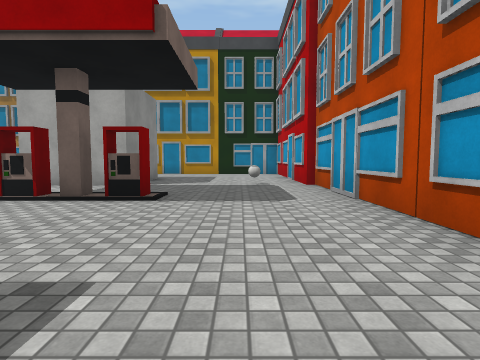
[1] (above)

22 first-person views from a walk through a scene from a Unity 3-D project. The camera is 1.2 m above the floor, tilts 4° down and sees 80° across. The floor is counted in squares, 2 m on a side. Each view is taken from the middle of a square. On the plan, view 1 faces up. The plan holds only what a view shows up to about 9 squares ahead; the rest is blank. The place goes on beyond the plan. The player character is not drawn. Surface patterns are stand-ins for the level's own textures.

[2]
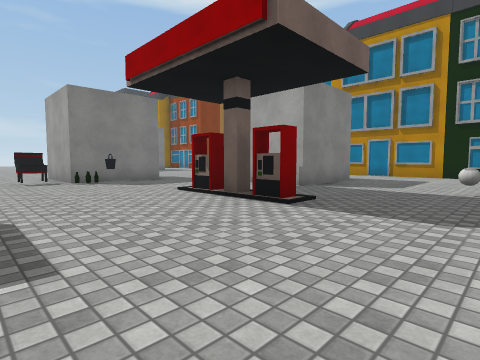

[3]
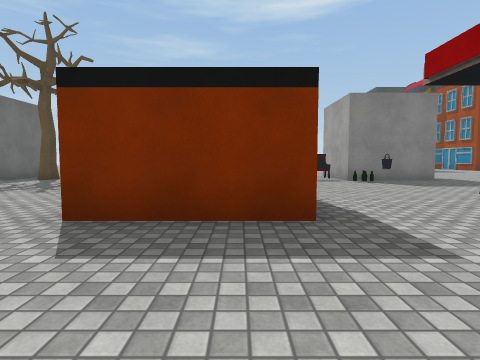

[4]
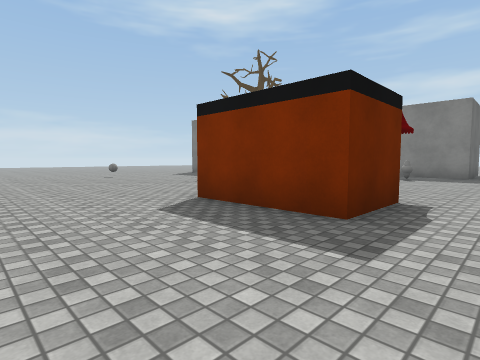

[5]
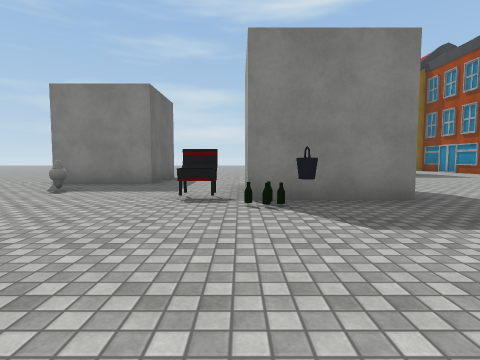

[6]
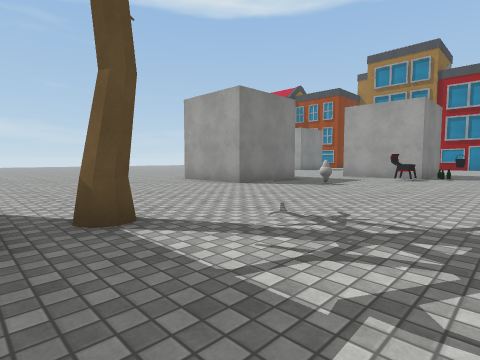

[7]
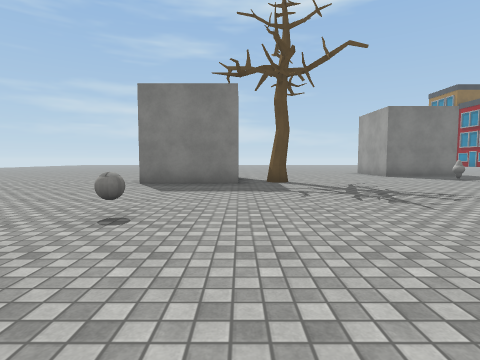

[8]
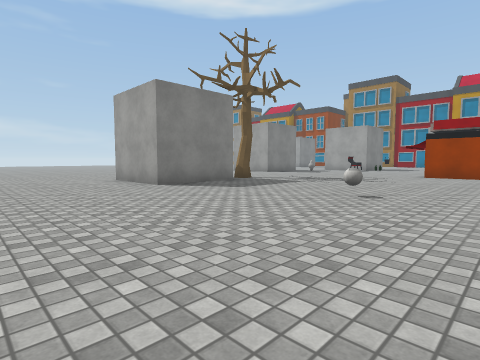

[9]
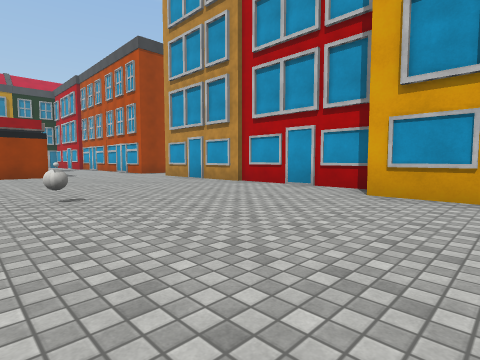

[10]
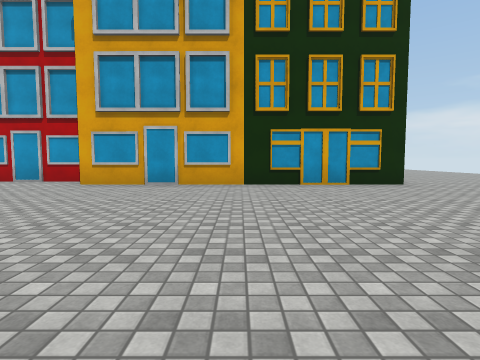

[11]
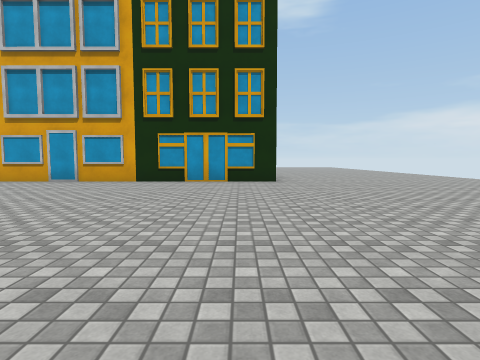

[12]
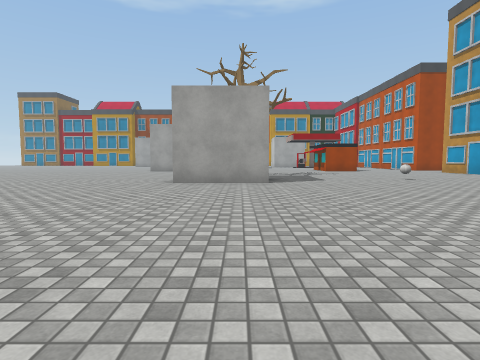

[13]
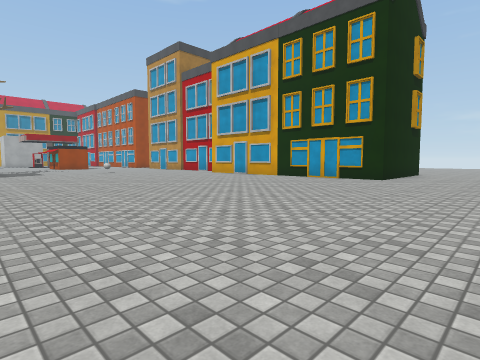

[14]
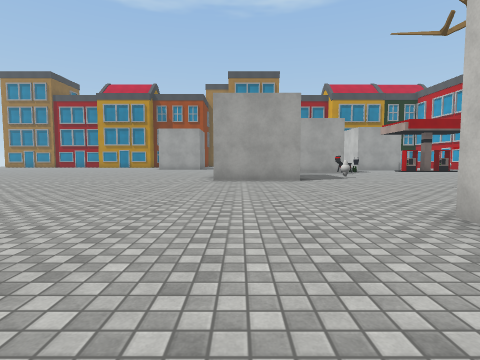

[15]
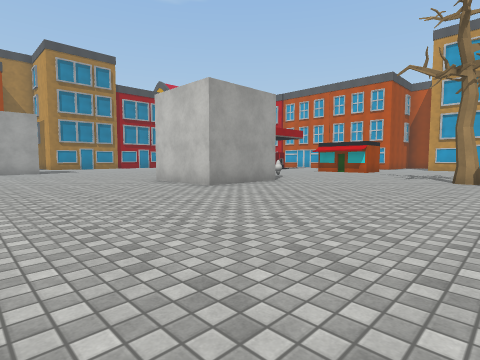

[16]
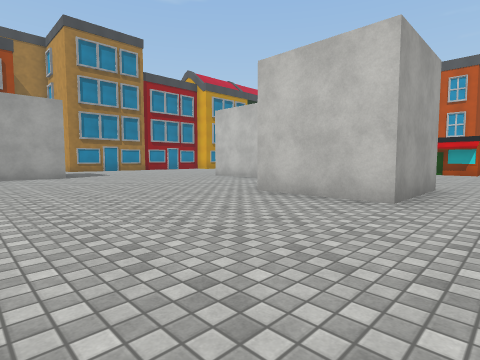

[17]
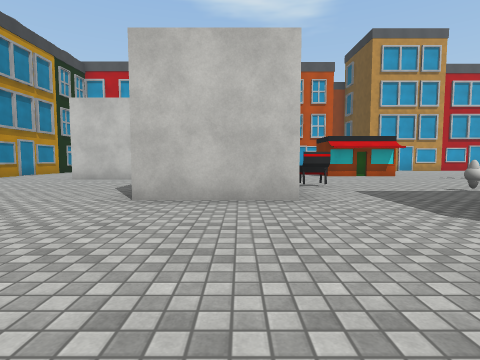

[18]
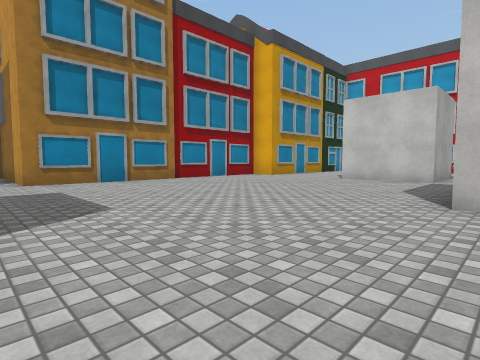

[19]
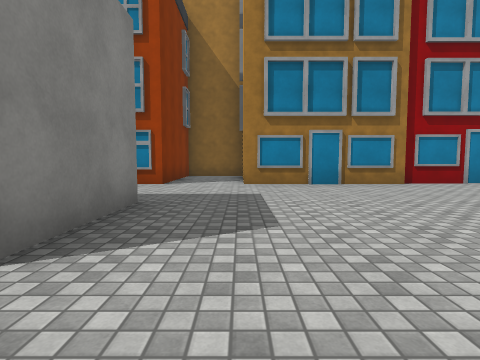

[20]
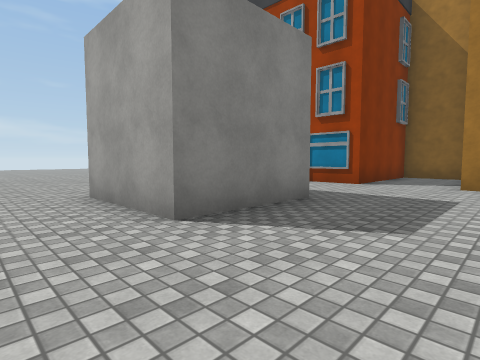

[21]
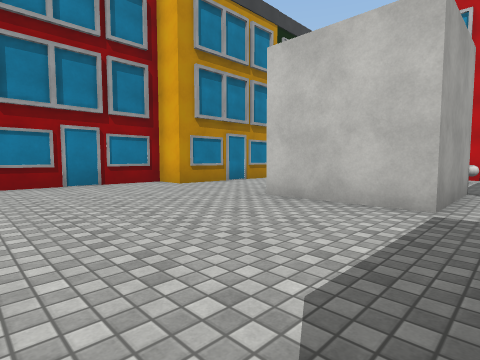

[22]
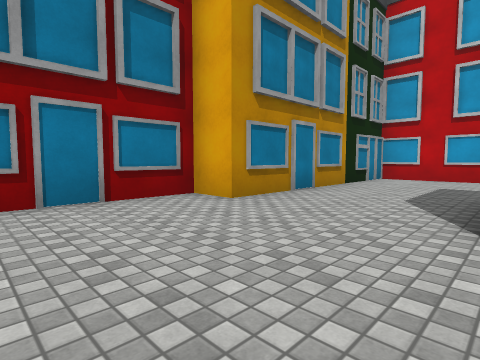

### Floor plan
Key: @ floor where view 1 was taken; # wall or solid block; . floor; O other object.
Columns run from 17 left of view 1 to 3 right of it. Each row starts with its distance up from view 1.
 17   ###
 16   #.#
 15   #.#
 14   #.#
 13 OO#..O###O..#
 12  .............O...O#
 11   .................#
 10   #................#
  9   #.........###....O
  8 ###.........###....#
  7 ............###..O.#
  6 ...................O
  5  .......##....##...#
  4  .......##OO.......#
  3  .......##O........#
  2 ...................O
  1 ...................
  0 .....##..O... O#.@.
 -1 .....##...... O#...
 -2 ............. .....
 -3 ...................
 -4 ...................O
 -5 ...................
 -6 .........O.........#
 -7 ........##.........#
 -8   ......##....O....#
 -9   ......##.........O
-10    ................#
-11     ..............##
-12      .............#
-13      .............O
-14       ............#
-15        ...........#
-16         ..........#
-17          .........O
-18          .........#
-19          .........##
-20          ............
-21          ............
-22          ............

Positions as (right, up) in squares from view 1, and headings:
1: (0, 0), facing up
2: (1, 1), facing up-left
3: (1, 0), facing left
4: (1, 2), facing down-left
5: (-3, 3), facing left
6: (-5, -7), facing up-left
7: (0, -7), facing left
8: (-1, -13), facing up-left
9: (-4, -13), facing up-right
10: (-6, -15), facing right
11: (-7, -18), facing right
12: (-8, -17), facing up
13: (-8, -22), facing up-right
14: (-12, -10), facing up
15: (-17, -7), facing up-right
16: (-17, -3), facing up-right
17: (-14, 4), facing right
18: (-14, 5), facing up-right
19: (-13, 6), facing up
20: (-12, 6), facing up-left
21: (-9, 6), facing up-right
22: (-8, 9), facing up-right
